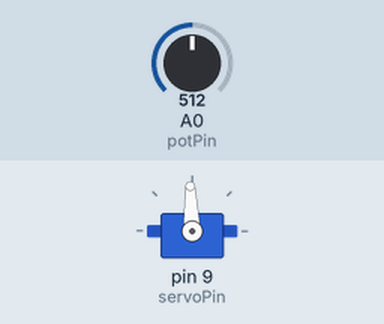
This sketch was run on a simulated Arduino Uno, built with avr-gcc and run on an emulated ATmega328P. Parts: servo. The inputs (shaded band) are chosen by the test bench; at power-on: A0 (potPin) = 512.

Above: at 1.2 s.
1.3 s: A0 (potPin) set to 716
At 1.6 s:
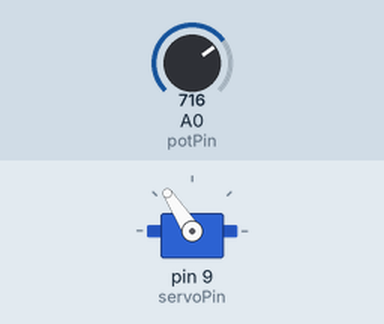
2.8 s: A0 (potPin) set to 900
At 4.0 s:
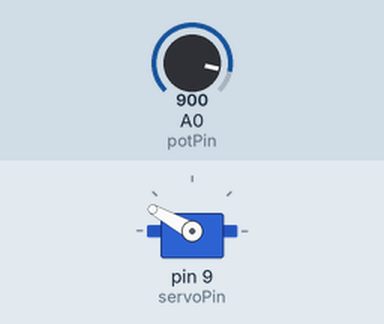
4.3 s: A0 (potPin) set to 1023
At 5.1 s:
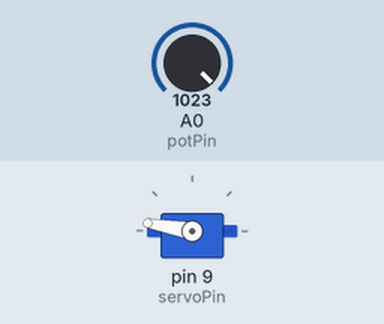
5.8 s: A0 (potPin) set to 306
At 6.2 s:
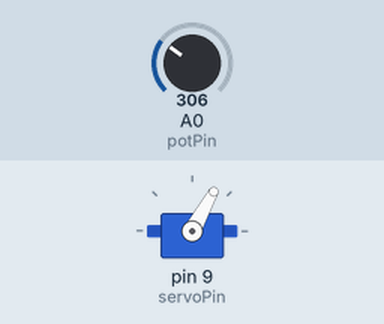
7.3 s: A0 (potPin) set to 122
At 8.5 s:
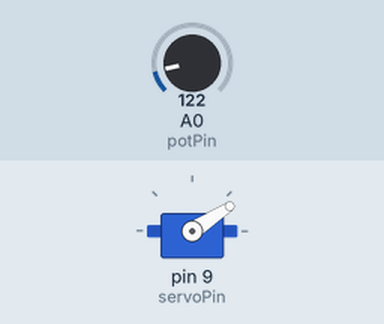
8.8 s: A0 (potPin) set to 511
At 9.7 s:
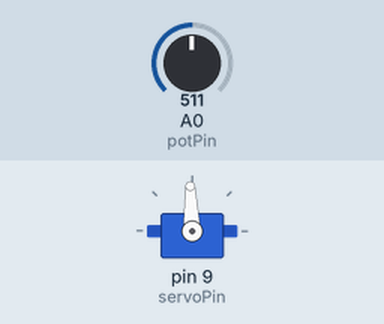
Timing chart, 0 to 11.3 s (numbered marks = the images above; inputs shaded):
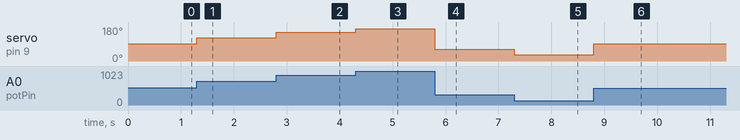

The sketch:

servoWithPot.ino
```cpp
#include <Servo.h>  //inlcude the servo library
int servoPin = 9;   //tell the arduino that the servo is hooked to digital pin 9
int servoAngle = 0;
int potPin = A0;
int potVal = 0;

Servo sg90;   //the name of the servo is sg90

void setup() {
  pinMode(servoPin, OUTPUT);  //servoPin is an OUTPUT
  pinMode(potPin, INPUT);
  sg90.attach(servoPin);    //attach the sg90 to servoPin

}

void loop() {
  potVal = analogRead(potPin);
  servoAngle = (155./1023.)* potVal + 15;   //some math stuff
  sg90.write(servoAngle);
}
```

Measured:
- after the input at 1.3 s, servo on pin 9 (servoPin): 92° → 123° at once
- after the input at 2.8 s, servo on pin 9 (servoPin): 123° → 151° at once
- after the input at 4.3 s, servo on pin 9 (servoPin): 151° → 170° at once
- after the input at 5.8 s, servo on pin 9 (servoPin): 170° → 61° at once
- after the input at 7.3 s, servo on pin 9 (servoPin): 61° → 33° at once
- after the input at 8.8 s, servo on pin 9 (servoPin): 33° → 92° at once
